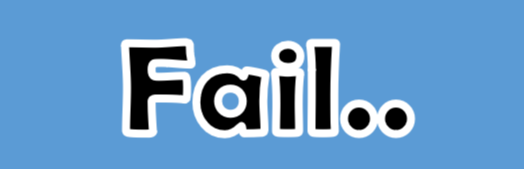
#> input picture 세션_1225/_tmp/PiroNumberBaseBall/fail.png, 524 x 169 px, given in place of lenna256.png, which was not available
$ jupyter execute --allow-errors 'piro_이미지_전처리_실습.ipynb'   (shell and % lines are left out)   (text cells are left out)
#> lines starting #> are read from the running program, lines starting #| are printed output that depends on the picture; after the words box and inside, x2 and y2 are one past the last pixel; in counts of white or black regions, pixels touching at a corner belong together; pictures that were not available may be replaced by others from this repository, and a replacement may not be noted
[cell 1]
from google.colab import files
uploaded = files.upload()
#> the answer given: fail.png
# 업로드할 파일: lenna256.png, lennaG256.jpg, morph_j.png, puzzle_scan.png

[cell 2]
import cv2
import numpy as np
import matplotlib.pyplot as plt

# 이미지 로드 함수 (BGR)
def imread_bgr(path):
    # OpenCV는 기본적으로 BGR 순서로 이미지를 읽음
#> called with path = 'lenna256.png'
    img = cv2.imread(path, cv2.IMREAD_COLOR)
#> img is the input picture: shape (169, 524, 3); mean B, G, R 200.1, 154, 103.3
    # 파일 경로가 잘못되었거나 이미지가 없을 경우 None 반환
    if img is None:
        raise FileNotFoundError(f"이미지 못 찾음: {path}")
    return img

# 이미지 로드 함수 (그레이스케일)
def imread_gray(path):
    # 이미지를 흑백(0~255 밝기값)으로 읽음
#> called with path = 'lennaG256.jpg'
    img = cv2.imread(path, cv2.IMREAD_GRAYSCALE)
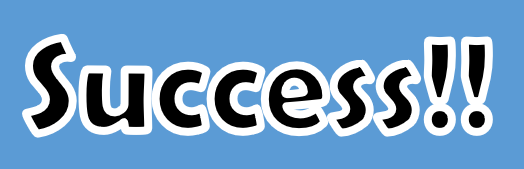
#> input picture 세션_1225/_tmp/PiroNumberBaseBall/success.png, 524 x 169 px, given in place of lennaG256.jpg, which was not available
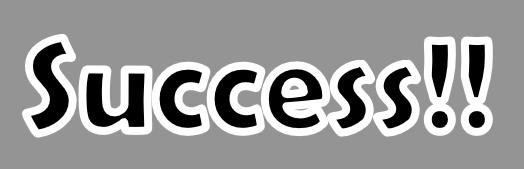
#> img: shape (169, 524); min 0, max 255, mean 150.8
    if img is None:
        raise FileNotFoundError(f"이미지 못 찾음: {path}")
    return img

# 이미지 시각화 함수p
def show(title, img, cmap=None, figsize=(5,4)):
    plt.figure(figsize=figsize)
    # 2차원 배열이면 그레이스케일 이미지
    if img.ndim == 2:
        plt.imshow(img, cmap=cmap or "gray")
    # 3차원 배열이면 컬러 이미지
    else:
        plt.imshow(cv2.cvtColor(img, cv2.COLOR_BGR2RGB))
    plt.title(title)
    plt.axis("off")
    plt.show()

# 파일 로드
lenna_color = imread_bgr("lenna256.png")        # 컬러 레나 (색상 정보가 있는 원본 이미지 예시)
lenna_gray  = imread_gray("lennaG256.jpg")      # 그레이 레나(색상 정보 제거하고 밝기 정보만 있는 이미지)
morph_img   = imread_gray("morph_j.png")        # 모폴로지 연산 실습용 이진 이미지, 배경과 객체가 명확한 이미지
#> (the rest of this cell did not finish here and is left out)


# 컬러 문서 이미지를 그레이스케일로 변환
puzzle_gray = cv2.cvtColor(puzzle_bgr, cv2.COLOR_BGR2GRAY)

print("이미지 로드 완료")
show("lenna_color", lenna_color)
show("lenna_gray", lenna_gray)
show("puzzle_gray", puzzle_gray)
show("morph_img", morph_img)

[cell 3]
gray_from_color = cv2.cvtColor(lenna_color, cv2.COLOR_BGR2GRAY)
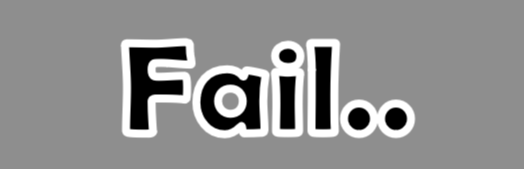
#> gray_from_color: shape (169, 524); min 0, max 255, mean 143.7
show("1) Grayscale (from lenna_color)", gray_from_color)
# 컬러(BGR) 이미지 → 그레이스케일 이미지로 변환
# OpenCV는 기본 색상 순서가 BGR이므로 COLOR_BGR2GRAY 사용
# 그레이스케일 결과 시각화
# 색상 정보는 제거되고, 각 픽셀은 밝기값(0~255)만 가짐

[cell 4]
# 하나의 임계값(threshold)을 이미지 전체에 동일하게 적용
# TH 값보다 밝으면 흰색(255), 어두우면 검은색(0)으로 변환
# 임계값을 조절해서 결과 변화를 살펴보자!
TH = 100

# Lenna 이미지에 이진화 적용
# 조명이 비교적 균일한 이미지
_, bin_lenna = cv2.threshold(lenna_gray, TH, 255, cv2.THRESH_BINARY)
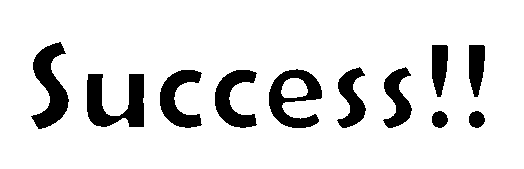
#> bin_lenna: shape (169, 524); 87.4% white; 11 black regions, largest, box (x1, y1, x2, y2) and area: (87, 74, 144, 127) 1779, (31, 42, 69, 129) 1679, (269, 69, 322, 128) 1523
show(f"2-1) Binary Threshold on Lenna (TH={TH})", bin_lenna)


# Puzzle(문서 스캔) 이미지에 동일한 임계값 적용
# 조명, 그림자, 배경 밝기가 고르지 않음
#> (the rest of this cell did not finish here and is left out)

#> (a cell that did not finish here is left out)

[cell 6]
# 가우시안 블러 커널 크기 비교 실험
# 동일한 시그마 값을 사용하고 커널 크기만 바꿔가면서 블러 강도를 확인해보자!
blur_3 = cv2.GaussianBlur(lenna_gray, (3,3), 2.0)
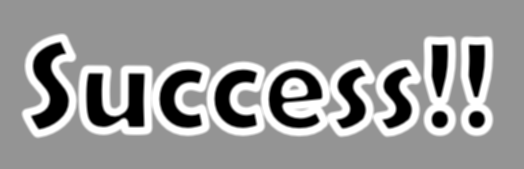
#> blur_3: shape (169, 524); min 0, max 255, mean 150.8
blur_5 = cv2.GaussianBlur(lenna_gray, (5,5), 2.0)
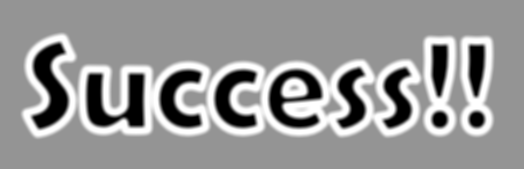
#> blur_5: shape (169, 524); min 0, max 255, mean 150.8
blur_11 = cv2.GaussianBlur(lenna_gray, (11,11), 2.0)
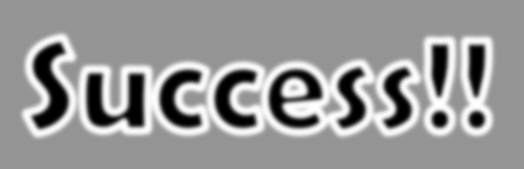
#> blur_11: shape (169, 524); min 0, max 255, mean 150.8

show("4) Gaussian Blur k=3 (Lenna)", blur_3)
show("4) Gaussian Blur k=5 (Lenna)", blur_5)
show("4) Gaussian Blur k=11 (Lenna)", blur_11)

[cell 7]
_, morph_bin = cv2.threshold(morph_img, 127, 255, cv2.THRESH_BINARY)
#> morph_bin: shape (169, 524); 87.2% white; 11 black regions, largest, box (x1, y1, x2, y2) and area: (86, 73, 144, 127) 1817, (31, 42, 69, 129) 1712, (269, 69, 322, 128) 1556

# 구조 요소 생성
# 모폴로지 연산에서 어떤 이웃을 볼 것인가를 정의
kernel = cv2.getStructuringElement(cv2.MORPH_ELLIPSE, (5,5))
# 팽창
dil = cv2.dilate(morph_bin, kernel, iterations=1)
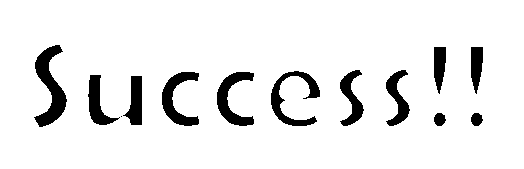
#> dil: shape (169, 524); 91.6% white; 13 black regions (1 under 20 px), largest, box (x1, y1, x2, y2) and area: (34, 45, 67, 127) 1224, (271, 71, 320, 126) 894, (162, 72, 199, 126) 862
# 침식
ero = cv2.erode(morph_bin, kernel, iterations=1)
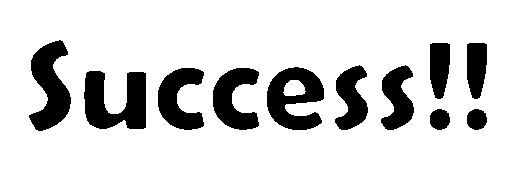
#> ero: shape (169, 524); 82.4% white; 11 black regions, largest, box (x1, y1, x2, y2) and area: (84, 71, 146, 129) 2421, (29, 40, 71, 131) 2226, (267, 67, 324, 130) 2219
# 열림
opn = cv2.morphologyEx(morph_bin, cv2.MORPH_OPEN, kernel, iterations=1)
#> opn: shape (169, 524); 87.1% white; 11 black regions, largest, box (x1, y1, x2, y2) and area: (86, 73, 144, 127) 1819, (31, 42, 69, 129) 1712, (269, 69, 322, 128) 1561
# 닫힘
cls = cv2.morphologyEx(morph_bin, cv2.MORPH_CLOSE, kernel, iterations=1)
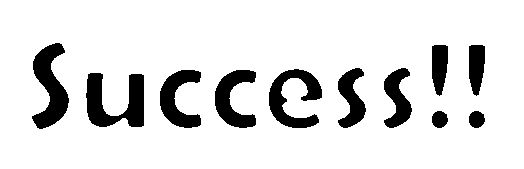
#> cls: shape (169, 524); 87.3% white; 11 black regions, largest, box (x1, y1, x2, y2) and area: (86, 73, 144, 127) 1808, (32, 43, 69, 129) 1702, (269, 69, 322, 128) 1494
# iteration은 반복 횟수로 늘릴수록 효과가 강해짐

show("5-0) Morphology Input (binary)", morph_bin)
show("5-1) Dilation", dil)
show("5-2) Erosion", ero)
show("5-3) Opening", opn)
show("5-4) Closing", cls)
